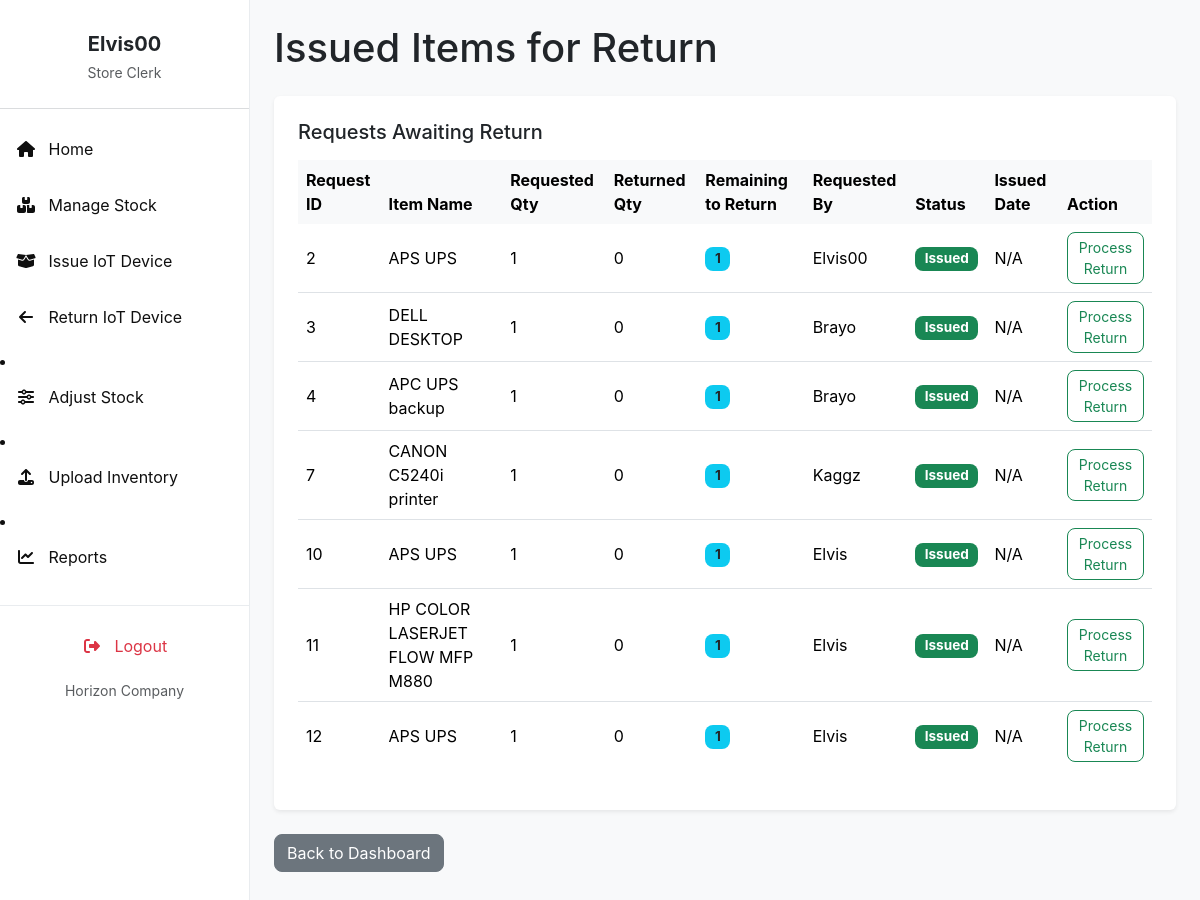
/returns/ (signed in), run on an earlier commit of the app's database.
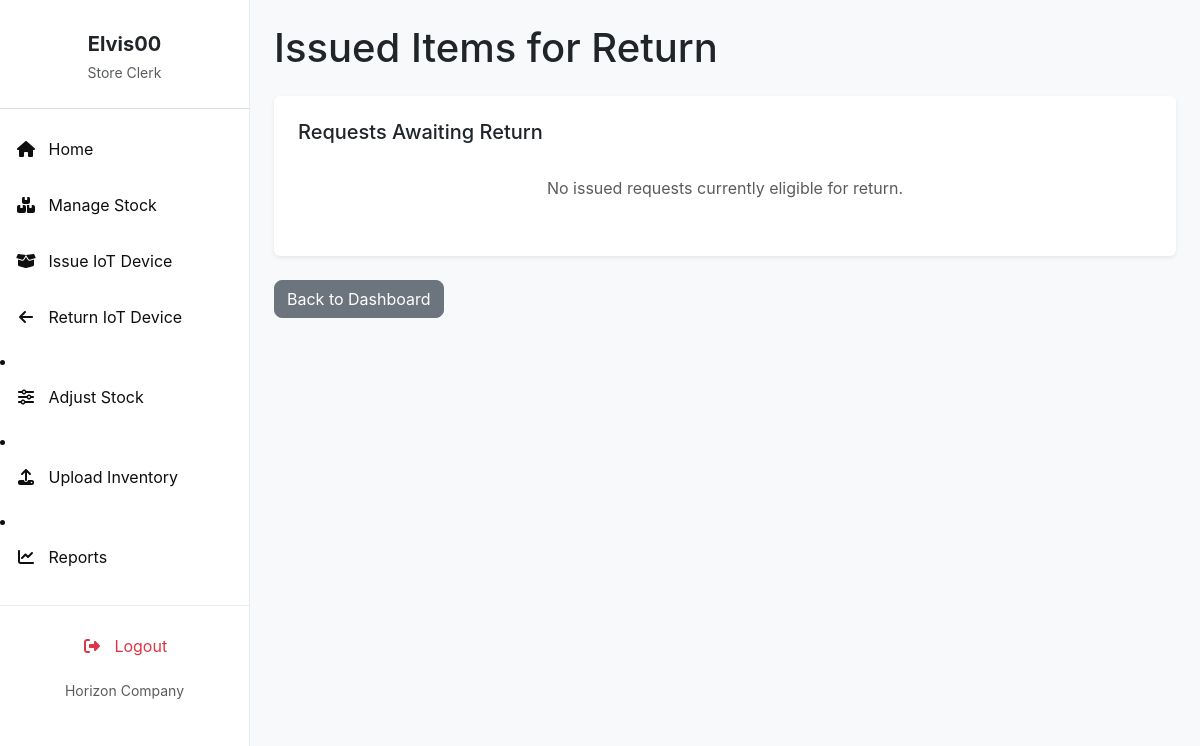
And on a later commit of the database.
### invent/models.py (models this page shows, shortened)
class ItemRequest(models.Model):
    item = models.ForeignKey('InventoryItem', on_delete=models.CASCADE)
    name = models.CharField(max_length=100)
    quantity = models.PositiveIntegerField(default=1)  # Quantity requested
    reason = models.TextField(blank=True, null=True)
    application_date = models.DateField(default=timezone.now)
    requestor = models.ForeignKey(User, on_delete=models.CASCADE)
    STATUS_CHOICES = [
        ('Pending', 'Pending'),
        ('Approved', 'Approved'),
        ('Issued', 'Issued'),  # Item has been issued (fully or partially)
        ('Rejected', 'Rejected'),
        ('Cancelled', 'Cancelled'),
        ('Partially Returned', 'Partially Returned'),
        ('Fully Returned', 'Fully Returned'),
    ]
    status = models.CharField(
        max_length=20, choices=STATUS_CHOICES, default='Pending')  # Increased max_length
    date_requested = models.DateTimeField(auto_now_add=True)
    date_issued = models.DateTimeField(null=True, blank=True)
    returned_quantity = models.PositiveIntegerField(default=0)
    _original_status = None
    def __init__(self, *args, **kwargs):
        super().__init__(*args, **kwargs)
        self._original_status = self.status
    def quantity_to_be_returned(self):
        return self.quantity - self.returned_quantity

class InventoryItem(models.Model):
    STATUS_CHOICES = [
        ('Pending', 'Pending'),
        ('In Stock', 'In Stock'),
        ('Issued', 'Issued'),
        ('Returned', 'Returned'),
        ('Low Stock', 'Low Stock'),
        ('Out of Stock', 'Out of Stock'),
    ]
    CONDITION_CHOICES = [
        ("Serviceable", "Serviceable"),
        ("Not Serviceable", "Not Serviceable"),
        ("Not working", "Not working"),
        ("Good", "Good"),
        ("Fair", "Fair"),
        ("Poor", "Poor"),
    ]
    name = models.CharField(
        max_length=255, help_text="e.g., Dell Optiplex 7010 (from Asset Description)")
    serial_number = models.CharField(
        max_length=255, unique=True, blank=True, null=True,
        help_text="Unique serial number of the asset (from Serial Number in CSV)"
    )
    category = models.CharField(
        max_length=100, blank=True,
        help_text="e.g., Printer, CPU, Monitor (from Asset Category-Minor)"
    )
    condition = models.CharField(
        max_length=20, choices=CONDITION_CHOICES, default="Serviceable",
        help_text="Current condition of the asset (from Condition in CSV)"
    )
    status = models.CharField(
        max_length=20, choices=STATUS_CHOICES, default='In Stock')
    expiration_date = models.DateField(null=True, blank=True)
    quantity_total = models.PositiveIntegerField(default=0)
    quantity_issued = models.PositiveIntegerField(default=0)
    quantity_returned = models.PositiveIntegerField(default=0)
    created_by = models.ForeignKey(
        User, on_delete=models.SET_NULL, null=True, blank=True, related_name='inventory_created_by')
    created_at = models.DateTimeField(auto_now_add=True)
    updated_at = models.DateTimeField(auto_now=True)

### invent/views.py (the view)
# urls.py: path('returns/', views.list_issued_requests_for_return, # This was previously select_request_for_return in my views.py
@login_required
@permission_required('invent.can_issue_item', raise_exception=True)
def list_issued_requests_for_return(request):
    issued_requests = ItemRequest.objects.filter(
        status='Issued'
    ).exclude(
        quantity__lte=F('returned_quantity')
    ).select_related('item', 'requestor').order_by('-date_issued')
    context = {
        'issued_requests': issued_requests,
        'title': 'Issued Items for Return'
    }
    return render(request, 'invent/list_issued_requests_for_return.html', context)

### invent/context_processors.py (called while the page is built)
def pending_requests_count(request):
    count = 0  # Default to 0
    if request.user.is_authenticated:
        if request.user.has_perm('invent.can_issue_item'):
            count = ItemRequest.objects.filter(status='Pending').count()
    return {'pending_requests_count_for_sidebar': count}

### invent/templates/invent/list_issued_requests_for_return.html (shortened to what this page needs)
{% extends 'invent/base_store_clerk.html' %}
{% load static %}
{% block content %}
    <h1 class="mb-4">{{ title }}</h1>
    <div class="bg-white p-4 rounded shadow-sm mb-4">
        <div class="d-flex justify-content-between align-items-center mb-3 flex-wrap">
            <h5 class="mb-2 mb-sm-0">Requests Awaiting Return</h5>
        </div>
        <div class="table-responsive">
            {% if issued_requests %}
                <table class="table table-hover align-middle">
                    <thead class="table-light">
                        <tr>
                            <th>Request ID</th>
                            <th>Item Name</th>
                            <th>Requested Qty</th>
                            <th>Returned Qty</th>
                            <th>Remaining to Return</th>
                            <th>Requested By</th>
                            <th>Status</th>
                            <th>Issued Date</th>
                            <th>Action</th>
                        </tr>
                    </thead>
                    <tbody>
                        {% for req in issued_requests %}
                            <tr>
                                <td>{{ req.id }}</td>
                                <td>{{ req.item.name }}</td>
                                <td>{{ req.quantity }}</td>
                                <td>{{ req.returned_quantity }}</td>
                                <td>
                                    <span class="badge bg-info text-dark">
                                        {{ req.quantity_to_be_returned }}
                                    </span>
                                </td>
                                <td>{{ req.requestor.get_full_name|default:req.requestor.username }}</td>
                                <td>
                                    <span class="badge
                                        {% if req.status == 'Issued' %}bg-primary
                                        {% elif req.status == 'Partially Returned' %}bg-warning text-dark
                                        {% else %}bg-secondary{% endif %}">
                                        {{ req.status }}
                                    </span>
                                </td>
                                <td>{{ req.date_issued|date:"Y-m-d H:i"|default:"N/A" }}</td>
                                <td>
                                    <a href="{% url 'process_return_for_request' req.id %}" class="btn btn-sm btn-outline-success">
                                        Process Return
                                    </a>
                                </td>
                            </tr>
                        {% endfor %}
                    </tbody>
                </table>
            {% else %}
                <p class="text-center text-muted p-3">No issued requests currently eligible for return.</p>
            {% endif %}
        </div>
    </div>
    <p><a href="{% url 'store_clerk_dashboard' %}" class="btn btn-secondary">Back to Dashboard</a></p>
{% endblock content %}

What changed in the data, as far as the page shows it:
removed ItemRequest: id "2", item.name "APS UPS", quantity "1", returned_quantity "0", quantity_to_be_returned "1", requestor.get_full_name "Elvis00", status "Issued", date_issued "N/A"
removed ItemRequest: id "3", item.name "DELL DESKTOP", quantity "1", returned_quantity "0", quantity_to_be_returned "1", requestor.get_full_name "Brayo", status "Issued", date_issued "N/A"
removed ItemRequest: id "4", item.name "APC UPS backup", quantity "1", returned_quantity "0", quantity_to_be_returned "1", requestor.get_full_name "Brayo", status "Issued", date_issued "N/A"
removed ItemRequest: id "7", item.name "CANON C5240i printer", quantity "1", returned_quantity "0", quantity_to_be_returned "1", requestor.get_full_name "Kaggz", status "Issued", date_issued "N/A"
removed ItemRequest: id "10", item.name "APS UPS", quantity "1", returned_quantity "0", quantity_to_be_returned "1", requestor.get_full_name "Elvis", status "Issued", date_issued "N/A"
removed ItemRequest: id "11", item.name "HP COLOR LASERJET FLOW MFP M880", quantity "1", returned_quantity "0", quantity_to_be_returned "1", requestor.get_full_name "Elvis", status "Issued", date_issued "N/A"
removed ItemRequest: id "12", item.name "APS UPS", quantity "1", returned_quantity "0", quantity_to_be_returned "1", requestor.get_full_name "Elvis", status "Issued", date_issued "N/A"
Also different on the page:
text no longer shown: "Request ID Item Name Requested Qty Returned Qty Remaining to Return Requested By Status Issued Date Action"
text now shown: "No issued requests currently eligible for return."
